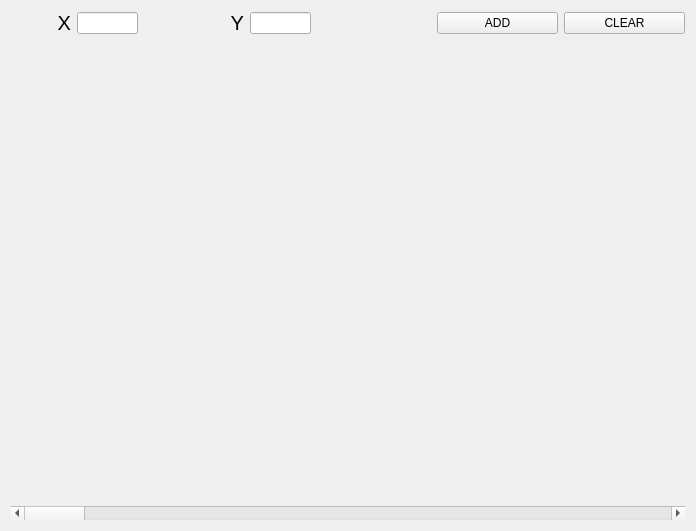
<?xml version="1.0" encoding="UTF-8"?>
<ui version="4.0">
 <class>Tab5ChartPlot</class>
 <widget class="QWidget" name="Tab5ChartPlot">
  <property name="geometry">
   <rect>
    <x>0</x>
    <y>0</y>
    <width>696</width>
    <height>531</height>
   </rect>
  </property>
  <property name="windowTitle">
   <string>Form</string>
  </property>
  <layout class="QVBoxLayout" name="verticalLayout" stretch="1,8,1">
   <item>
    <layout class="QHBoxLayout" name="horizontalLayout" stretch="1,1,0,1,1,2,2,2">
     <item>
      <widget class="QLabel" name="label">
       <property name="font">
        <font>
         <pointsize>15</pointsize>
        </font>
       </property>
       <property name="layoutDirection">
        <enum>Qt::LeftToRight</enum>
       </property>
       <property name="text">
        <string>X</string>
       </property>
       <property name="alignment">
        <set>Qt::AlignRight|Qt::AlignTrailing|Qt::AlignVCenter</set>
       </property>
      </widget>
     </item>
     <item>
      <widget class="QLineEdit" name="pLEX"/>
     </item>
     <item>
      <spacer name="horizontalSpacer">
       <property name="orientation">
        <enum>Qt::Horizontal</enum>
       </property>
       <property name="sizeHint" stdset="0">
        <size>
         <width>40</width>
         <height>20</height>
        </size>
       </property>
      </spacer>
     </item>
     <item>
      <widget class="QLabel" name="label_2">
       <property name="font">
        <font>
         <pointsize>15</pointsize>
        </font>
       </property>
       <property name="layoutDirection">
        <enum>Qt::LeftToRight</enum>
       </property>
       <property name="text">
        <string>Y</string>
       </property>
       <property name="alignment">
        <set>Qt::AlignRight|Qt::AlignTrailing|Qt::AlignVCenter</set>
       </property>
      </widget>
     </item>
     <item>
      <widget class="QLineEdit" name="pLEY"/>
     </item>
     <item>
      <spacer name="horizontalSpacer_2">
       <property name="orientation">
        <enum>Qt::Horizontal</enum>
       </property>
       <property name="sizeHint" stdset="0">
        <size>
         <width>40</width>
         <height>20</height>
        </size>
       </property>
      </spacer>
     </item>
     <item>
      <widget class="QPushButton" name="pPBAdd">
       <property name="text">
        <string>ADD</string>
       </property>
      </widget>
     </item>
     <item>
      <widget class="QPushButton" name="pPBClear">
       <property name="text">
        <string>CLEAR</string>
       </property>
      </widget>
     </item>
    </layout>
   </item>
   <item>
    <layout class="QHBoxLayout" name="pChartHLayout">
     <property name="topMargin">
      <number>0</number>
     </property>
    </layout>
   </item>
   <item>
    <layout class="QHBoxLayout" name="horizontalLayout_3">
     <item>
      <widget class="QScrollBar" name="horizontalScrollBar">
       <property name="orientation">
        <enum>Qt::Horizontal</enum>
       </property>
      </widget>
     </item>
    </layout>
   </item>
  </layout>
 </widget>
 <resources/>
 <connections/>
</ui>
